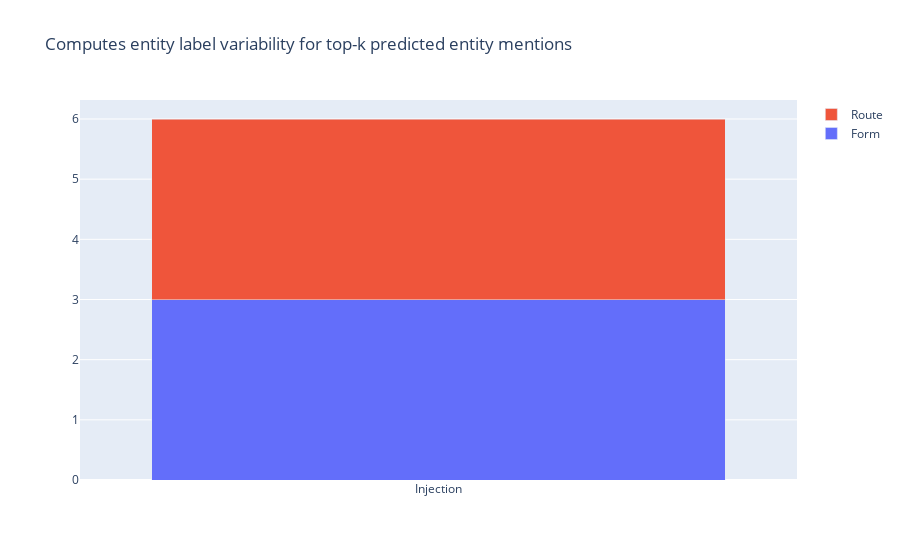

Write notebook code for a chart like this one.
### Markdown cell above
### Entity consistency

### Code cell
from rubrix.metrics.token_classification import entity_consistency

entity_consistency(name="med7_trf", mentions=10000, threshold=1).visualize()

### Figure 1 — Plotly figure (JSON) as saved in the notebook; plotly's stock layout.template omitted (floating-point values rounded to 4 significant figures)
{"data": [{"name": "Form", "type": "bar", "x": ["Injection"], "y": [3]}, {"name": "Route", "type": "bar", "x": ["Injection"], "y": [3]}], "layout": {"autosize": true, "barmode": "stack", "title": {"text": "Computes entity label variability for top-k predicted entity mentions"}, "xaxis": {"autorange": true, "range": [-0.5, 0.5], "title": {"text": ""}, "type": "category"}, "yaxis": {"autorange": true, "range": [0, 6.316], "title": {"text": ""}, "type": "linear"}}}
